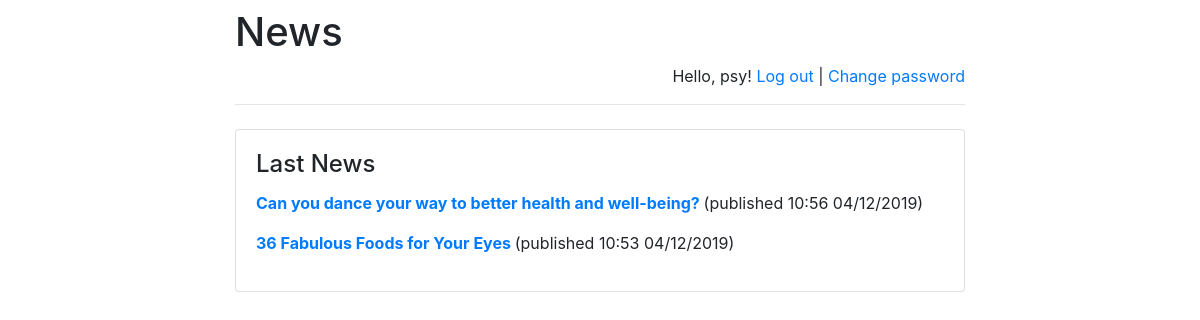
The app's page /news/ (signed in) with its own data.
### news/models.py (models this page shows, shortened)
class Post(models.Model):
    author = models.ForeignKey(settings.AUTH_USER_MODEL, on_delete=models.PROTECT)
    title = models.CharField(max_length=200)
    text = models.TextField()
    show = models.BooleanField('show', default=True)
    created_date = models.DateTimeField(default=timezone.now)
    published_date = models.DateTimeField(default=timezone.now)
    category = models.ForeignKey(Category, verbose_name='category', on_delete=models.CASCADE)
    class Meta:
        ordering = ['-created_date']
        verbose_name = 'post'
        verbose_name_plural = 'news'

### news/views.py (the view)
def index(request):
    news = Post.objects.order_by('-published_date')
    context = {
        'news': news,
    }
    return render(request,
                  'index.html', context)

### news/templates/index.html (shortened to what this page needs)
{% extends 'base.html' %}
{% block main %}
    <h4 class="card-title">Last News</h4>
	{% for post in news %}
		<p>
			<strong>
				<a href="/news/{{ post.id }}/">
					{{post.title}}
				</a>
			</strong>
			(published {{post.published_date|date:'H:i d/m/Y'}})
		</p>
	{% empty %}
		<p>No news</p>
	{% endfor %}
{% endblock %}

### news/templates/base.html (shortened to what this page needs)
<!doctype html>
<html lang="en">
<head>
    <link rel="stylesheet"
href="https://stackpath.bootstrapcdn.com/bootstrap/4.1.3/css/bootstrap.min.css">
</head>
<body>
<div class="container">
    <div class="row justify-content-center">
        <div class="col-8">
            <h1 class="mt-2">News</h1>
            {% if user.is_authenticated %}
                <p class="text-right">
                    Hello, {{ user.username }}!
                    <a href="/news/logout">Log out</a> |
                    <a href="/news/password-change">
                        Change password
                    </a>
                </p>
            {% else %}
                <p class="text-right">
                    <a href="/news/login">Log in</a> |
                    <a href="/news/register">Register</a>
                </p>
            {% endif %}
            <hr class="mt-0 mb-4">
            <div class="card">
                <div class="card-body">
                    {% block main %}
                    {% endblock %}
                </div>
            </div>
        </div>
    </div>
</div>
</body>
</html>

### records on screen
Post: title "Can you dance your way to better health and well-being?", published_date "10:56 04/12/2019"
Post: title "36 Fabulous Foods for Your Eyes", published_date "10:53 04/12/2019"

### other values on screen
{{ user.username }} "psy"
